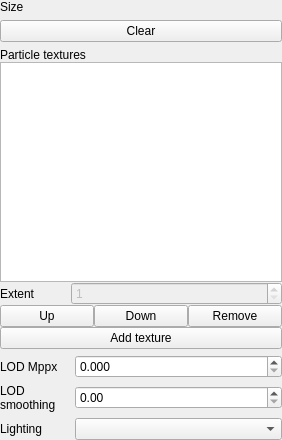
<?xml version="1.0" encoding="UTF-8"?>
<ui version="4.0">
 <class>ParticleFieldWidget</class>
 <widget class="QWidget" name="ParticleFieldWidget">
  <property name="geometry">
   <rect>
    <x>0</x>
    <y>0</y>
    <width>282</width>
    <height>440</height>
   </rect>
  </property>
  <property name="windowTitle">
   <string>Form</string>
  </property>
  <property name="locale">
   <locale language="English" country="UnitedStates"/>
  </property>
  <layout class="QVBoxLayout" name="verticalLayout">
   <property name="leftMargin">
    <number>0</number>
   </property>
   <property name="topMargin">
    <number>0</number>
   </property>
   <property name="rightMargin">
    <number>0</number>
   </property>
   <property name="bottomMargin">
    <number>0</number>
   </property>
   <item>
    <layout class="QHBoxLayout" name="sizeLayout">
     <item>
      <widget class="QLabel" name="sizeLabel">
       <property name="sizePolicy">
        <sizepolicy hsizetype="Preferred" vsizetype="Preferred">
         <horstretch>1</horstretch>
         <verstretch>0</verstretch>
        </sizepolicy>
       </property>
       <property name="text">
        <string>Size</string>
       </property>
       <property name="alignment">
        <set>Qt::AlignLeading|Qt::AlignLeft|Qt::AlignTop</set>
       </property>
      </widget>
     </item>
    </layout>
   </item>
   <item>
    <widget class="QPushButton" name="clearButton">
     <property name="text">
      <string>Clear</string>
     </property>
    </widget>
   </item>
   <item>
    <layout class="QVBoxLayout" name="verticalLayout_2">
     <property name="spacing">
      <number>0</number>
     </property>
     <property name="bottomMargin">
      <number>0</number>
     </property>
     <item>
      <widget class="QLabel" name="texturesLabel">
       <property name="text">
        <string>Particle textures</string>
       </property>
      </widget>
     </item>
     <item>
      <widget class="QListWidget" name="texturesList"/>
     </item>
     <item>
      <layout class="QHBoxLayout" name="horizontalLayout_2">
       <property name="bottomMargin">
        <number>0</number>
       </property>
       <item>
        <widget class="QLabel" name="extentLabel">
         <property name="sizePolicy">
          <sizepolicy hsizetype="Preferred" vsizetype="Preferred">
           <horstretch>1</horstretch>
           <verstretch>0</verstretch>
          </sizepolicy>
         </property>
         <property name="text">
          <string>Extent</string>
         </property>
        </widget>
       </item>
       <item>
        <widget class="QSpinBox" name="extentSpin">
         <property name="enabled">
          <bool>false</bool>
         </property>
         <property name="sizePolicy">
          <sizepolicy hsizetype="Minimum" vsizetype="Fixed">
           <horstretch>3</horstretch>
           <verstretch>0</verstretch>
          </sizepolicy>
         </property>
         <property name="minimum">
          <number>1</number>
         </property>
         <property name="maximum">
          <number>256</number>
         </property>
        </widget>
       </item>
      </layout>
     </item>
     <item>
      <layout class="QHBoxLayout" name="horizontalLayout">
       <property name="spacing">
        <number>0</number>
       </property>
       <property name="bottomMargin">
        <number>0</number>
       </property>
       <item>
        <widget class="QPushButton" name="textureUpButton">
         <property name="text">
          <string>Up</string>
         </property>
        </widget>
       </item>
       <item>
        <widget class="QPushButton" name="textureDownButton">
         <property name="text">
          <string>Down</string>
         </property>
        </widget>
       </item>
       <item>
        <widget class="QPushButton" name="textureRemoveButton">
         <property name="text">
          <string>Remove</string>
         </property>
        </widget>
       </item>
      </layout>
     </item>
     <item>
      <widget class="QPushButton" name="addTextureButton">
       <property name="text">
        <string>Add texture</string>
       </property>
      </widget>
     </item>
    </layout>
   </item>
   <item>
    <layout class="QHBoxLayout" name="lodMppxLayout">
     <property name="bottomMargin">
      <number>0</number>
     </property>
     <item>
      <widget class="QLabel" name="lodMppxLabel">
       <property name="sizePolicy">
        <sizepolicy hsizetype="Preferred" vsizetype="Preferred">
         <horstretch>1</horstretch>
         <verstretch>0</verstretch>
        </sizepolicy>
       </property>
       <property name="text">
        <string>LOD Mppx</string>
       </property>
      </widget>
     </item>
     <item>
      <widget class="QDoubleSpinBox" name="lodMppxSpin">
       <property name="sizePolicy">
        <sizepolicy hsizetype="Minimum" vsizetype="Fixed">
         <horstretch>3</horstretch>
         <verstretch>0</verstretch>
        </sizepolicy>
       </property>
       <property name="decimals">
        <number>3</number>
       </property>
       <property name="singleStep">
        <double>0.010000000000000</double>
       </property>
      </widget>
     </item>
    </layout>
   </item>
   <item>
    <layout class="QHBoxLayout" name="lodSmoothingLayout">
     <property name="bottomMargin">
      <number>0</number>
     </property>
     <item>
      <widget class="QLabel" name="lodSmoothingLabel">
       <property name="sizePolicy">
        <sizepolicy hsizetype="Preferred" vsizetype="Preferred">
         <horstretch>1</horstretch>
         <verstretch>0</verstretch>
        </sizepolicy>
       </property>
       <property name="text">
        <string>LOD smoothing</string>
       </property>
       <property name="wordWrap">
        <bool>true</bool>
       </property>
      </widget>
     </item>
     <item>
      <widget class="QDoubleSpinBox" name="lodSmoothingSpin">
       <property name="sizePolicy">
        <sizepolicy hsizetype="Minimum" vsizetype="Fixed">
         <horstretch>3</horstretch>
         <verstretch>0</verstretch>
        </sizepolicy>
       </property>
       <property name="maximum">
        <double>1.000000000000000</double>
       </property>
       <property name="singleStep">
        <double>0.100000000000000</double>
       </property>
      </widget>
     </item>
    </layout>
   </item>
   <item>
    <layout class="QHBoxLayout" name="lightingTypeLayout">
     <property name="bottomMargin">
      <number>0</number>
     </property>
     <item>
      <widget class="QLabel" name="lightingTypeLabel">
       <property name="sizePolicy">
        <sizepolicy hsizetype="Preferred" vsizetype="Preferred">
         <horstretch>1</horstretch>
         <verstretch>0</verstretch>
        </sizepolicy>
       </property>
       <property name="text">
        <string>Lighting</string>
       </property>
      </widget>
     </item>
     <item>
      <widget class="QComboBox" name="lightingTypeCombo">
       <property name="sizePolicy">
        <sizepolicy hsizetype="Preferred" vsizetype="Fixed">
         <horstretch>3</horstretch>
         <verstretch>0</verstretch>
        </sizepolicy>
       </property>
      </widget>
     </item>
    </layout>
   </item>
  </layout>
 </widget>
 <resources/>
 <connections/>
</ui>
